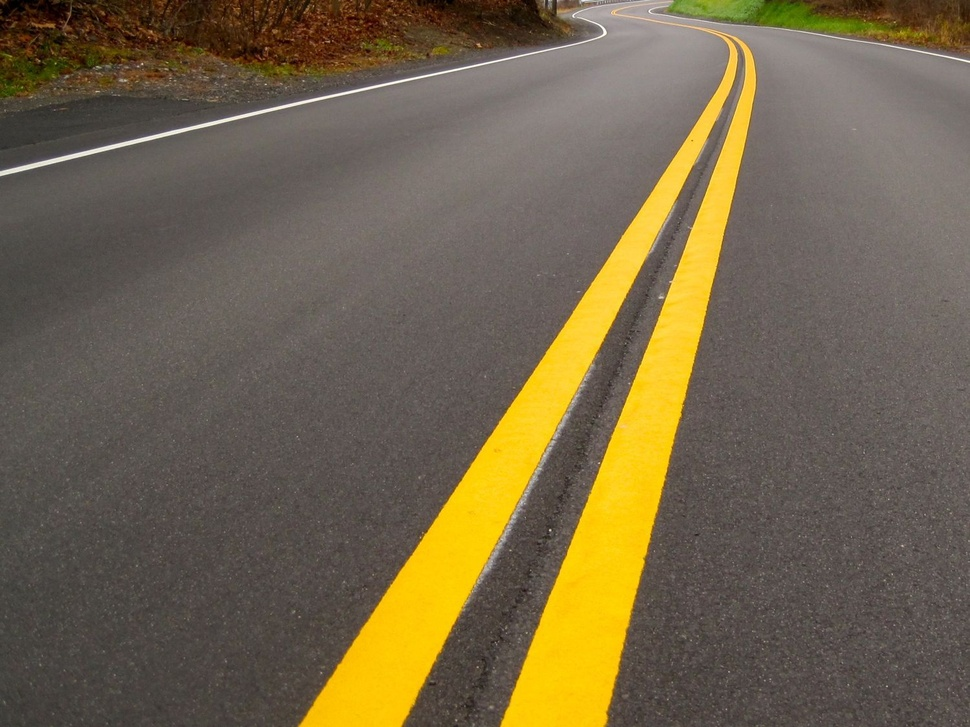
#> input picture image.jpg, 970 x 727 px, shrunk from 1500 x 1125 before the run
$ python v1.py
#> lines starting #> are read from the running program, lines starting #| are printed output that depends on the picture; after the words box and inside, x2 and y2 are one past the last pixel; in counts of white or black regions, pixels touching at a corner belong together
import cv2
import numpy as np

# Load image
image = cv2.imread('image.jpg')
#> image is the input picture: shape (727, 970, 3); mean B, G, R 75.6, 101.7, 114.9
hsv_image = cv2.cvtColor(image, cv2.COLOR_BGR2HSV)
#> hsv_image: shape (727, 970, 3); mean H, S, V 14.2, 66.2, 115

# Yellow color mask
lower_yellow = np.array([20, 100, 100])
upper_yellow = np.array([30, 255, 255])
mask = cv2.inRange(hsv_image, lower_yellow, upper_yellow)
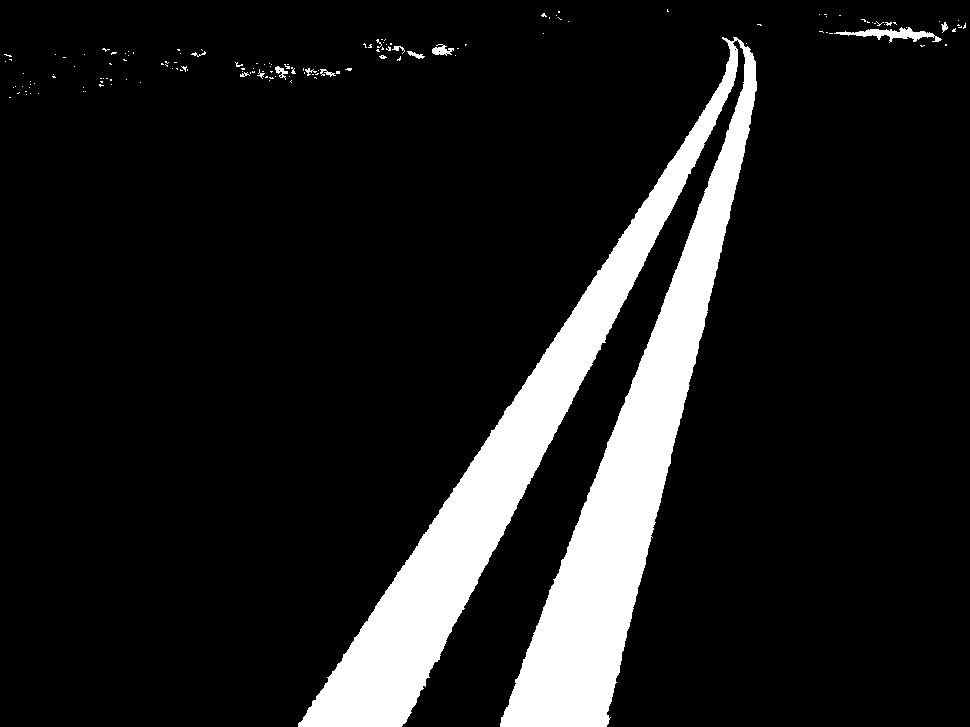
#> mask: shape (727, 970); 11.4% white; 147 white regions (133 under 20 px), largest, box (x1, y1, x2, y2) and area: (298, 37, 757, 727) 78793, (834, 27, 942, 43) 647, (432, 44, 454, 56) 147

# Apply edge detection
edges = cv2.Canny(mask, 50, 150)
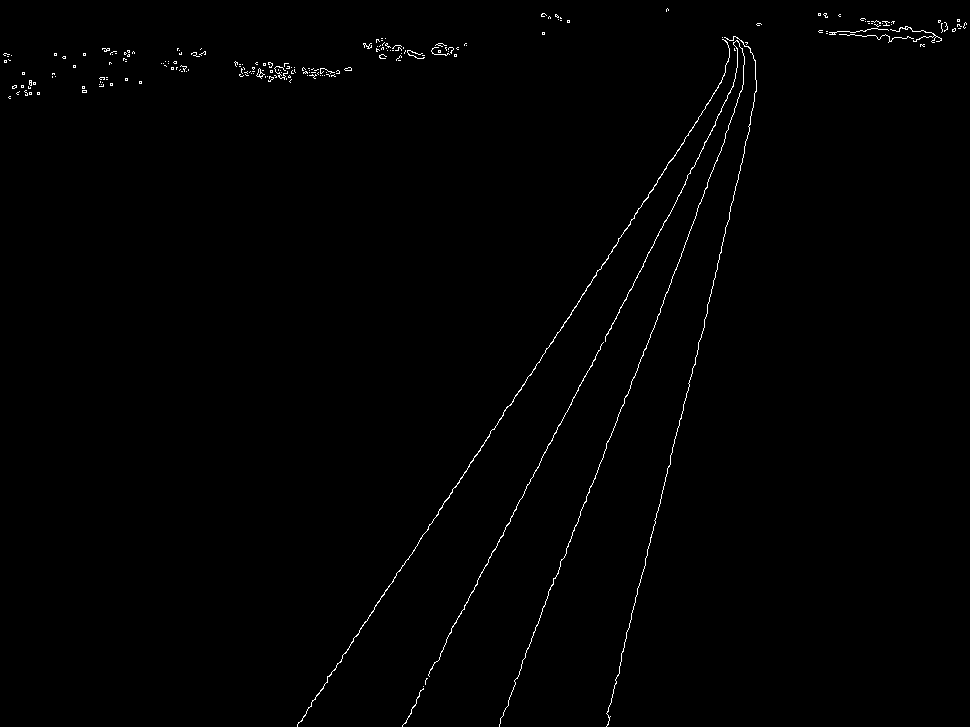
#> edges: shape (727, 970); 0.66% white in thin lines or dots

# Detect lines
lines = cv2.HoughLinesP(edges, 1, np.pi/180, 100, minLineLength=50, maxLineGap=10)
#> lines = 13 rows, first 6: [684, 139, 721, 81], [499, 726, 525, 657], [645, 560, 717, 268], [477, 580, 619, 312], [420, 538, 576, 306], [552, 585, 625, 396]

# Draw lines on the original image
output = image.copy()
if lines is not None:
    for line in lines:
        x1, y1, x2, y2 = line[0]
        cv2.line(output, (x1, y1), (x2, y2), (0, 255, 0), 3)
#> this loop made 13 passes
#> (x1, y1, x2, y2) on passes 1 to 12: (684, 139, 721, 81), (499, 726, 525, 657), (645, 560, 717, 268), (477, 580, 619, 312), (420, 538, 576, 306), (552, 585, 625, 396), (351, 642, 480, 450), (654, 327, 714, 164), (607, 714, 672, 452), (603, 342, 668, 215), (536, 364, 617, 243), (626, 229, 711, 98)
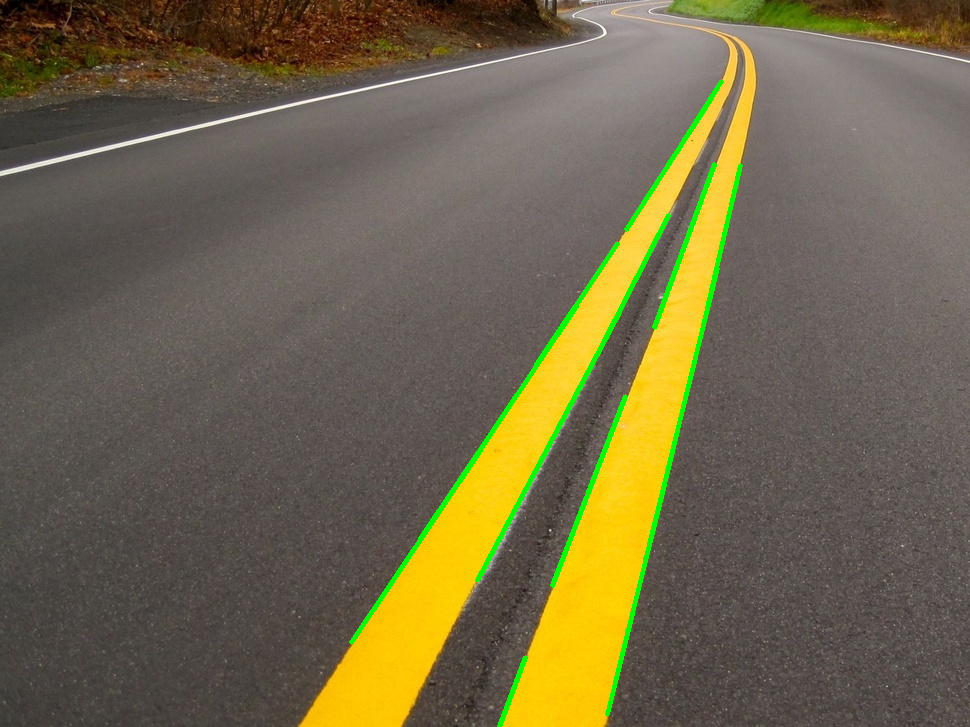
#> output: shape (727, 970, 3); 1.49% of pixels changed, all inside (x1, y1, x2, y2) = (349, 79, 743, 727)

# Show results
cv2.imshow('Yellow Lines', output)
cv2.waitKey(0)
cv2.destroyAllWindows()
